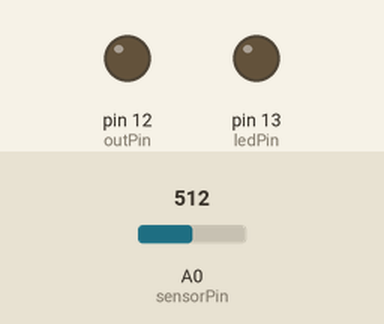
Bench run of a sketch on a simulated Arduino Uno, built with avr-gcc and run on an emulated ATmega328P. Parts: output pins drawn as LEDs (lit = HIGH). The test bench sets the inputs (shaded band); at power-on: A0 (sensorPin) = 512.

Above: at 4.2 s.
4.3 s: A0 (sensorPin) set to 808
5.8 s: A0 (sensorPin) set to 825
At 6.9 s:
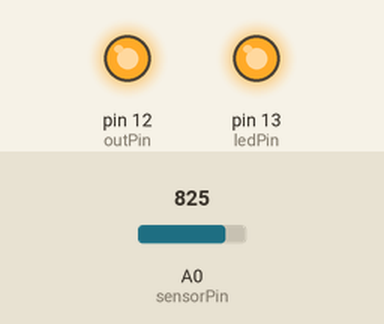
7.3 s: A0 (sensorPin) set to 794
8.8 s: A0 (sensorPin) set to 765
At 9.3 s:
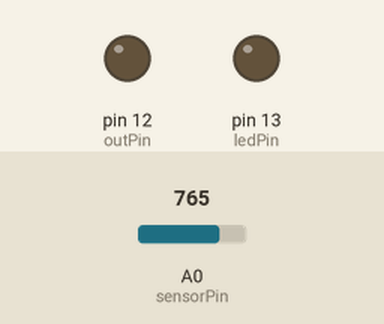
10.3 s: A0 (sensorPin) set to 900
At 11.7 s:
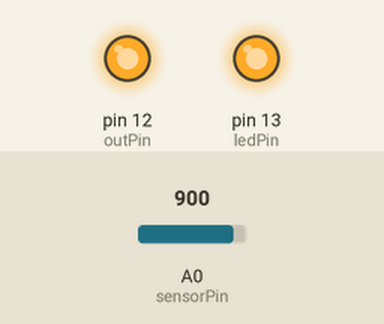
Timing chart, 0 to 12.8 s (numbered marks = the images above; inputs shaded):
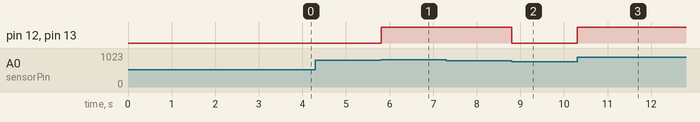

Measured:
- the behaviour switches between 818 and 819 on A0 (sensorPin) (found by bisection; images 0 and 1)
- the behaviour switches between 784 and 783 on A0 (sensorPin) (found by bisection; images 1 and 2)
- after the input at 4.3 s, every drawn part: stays the same
- after the input at 5.8 s, pin 12 (outPin), pin 13 (ledPin): LOW → HIGH at once
- after the input at 7.3 s, every drawn part: stays the same
- after the input at 8.8 s, pin 12 (outPin), pin 13 (ledPin): HIGH → LOW at once
- after the input at 10.3 s, pin 12 (outPin), pin 13 (ledPin): LOW → HIGH at once

The sketch:

ADCSwitch.ino
```cpp
//Analog Input Voltage Pin: A0 Digital Output Pin: Pin 12 I am also switching LED on Pin 13 ON/OFF
//Calculations: With 10K, 4.7K Voltage divider, when you take voltage off of 4.7K, following is the rough voltage that gets fed to Arduino Input.
//Voltage -- Arduino Input from 4.7K 12.0V -- 3.836V 12.5V -- 3.996V Approx 4Volts
//3.83 and 4.0V are used for switching between ON/OFF states. Serial Monitor at 9600 baud shows rough voltage.
#include<avr/wdt.h> /* Header for watchdog timers in AVR */

//#define DEBUG true
#define DEBUG false

int sensorPin = A0;    // select the input pin for the potentiometer
int ledPin = 13;      // select the pin for the LED
int outPin = 12;
int sensorValue = 0;  // variable to store the value coming from the sensor
float voltage= 0.0;
float onVoltage = 4.0;
float offVoltage = 3.83;
int switchState = 0;

void setup() {

  if(DEBUG) {
    Serial.begin(9600);
    Serial.println("Program Start");
  }
  // declare the ledPin as an OUTPUT:
  pinMode(ledPin, OUTPUT);
  pinMode(outPin, OUTPUT);
  digitalWrite(outPin, LOW);
  digitalWrite(ledPin, LOW);

  //Watchdog Code
  wdt_disable();  /* Disable the watchdog and wait for more than 2 seconds */
  delay(3000);  /* Done so that the Arduino doesn't keep resetting infinitely in case of wrong configuration */
  wdt_enable(WDTO_8S);  /* Enable the watchdog with a timeout of 8 seconds */

}

void loop() {
  // read the value from the sensor:
  sensorValue = analogRead(sensorPin);
  voltage = sensorValue * (5.0 / 1023.0);
  if((switchState == 0) && (voltage > onVoltage)) {
    //Turn on the switch
    switchState = 1;
    digitalWrite(outPin, HIGH);
    digitalWrite(ledPin, HIGH);
  }
  if((switchState == 1) && (voltage < offVoltage)) {
    //Turn off the switch
    switchState = 0;
    digitalWrite(outPin, LOW);
    digitalWrite(ledPin, LOW);
  }
  if(DEBUG) {
    Serial.print("switchState ");
    Serial.println(switchState);
    Serial.print("ADC Voltage ");
    Serial.println(voltage);
    delay(500);
  }else {
    delay(100);
  }
  wdt_reset();  /* Reset the watchdog */
}
```
